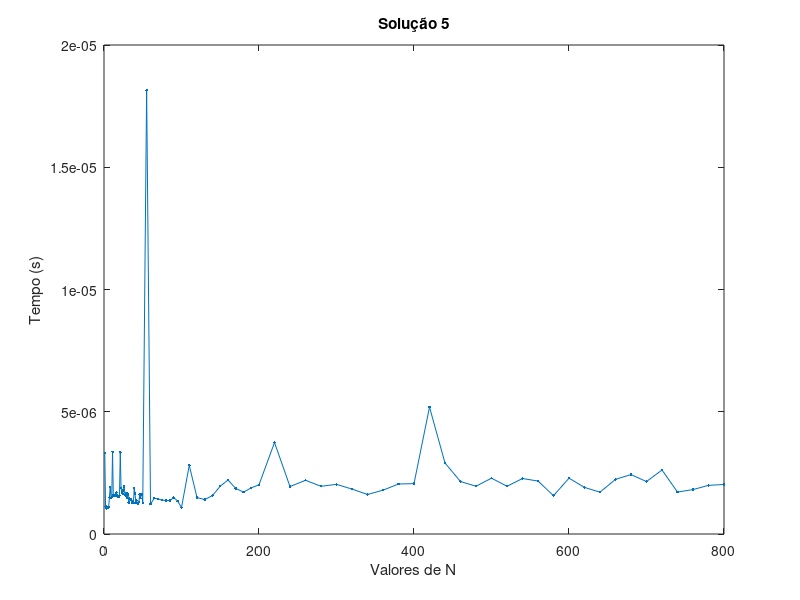

The MATLAB script that drew this image:
% Load Values
valores = load("solution_5_times.txt");
n1 = valores(1:end, 1);
t = valores(1:end, 2);

% Graph
figure(5);
plot(n1, t, '.-');
ylabel("Tempo (s)");
xlabel("Valores de N");
title("Solução 5");